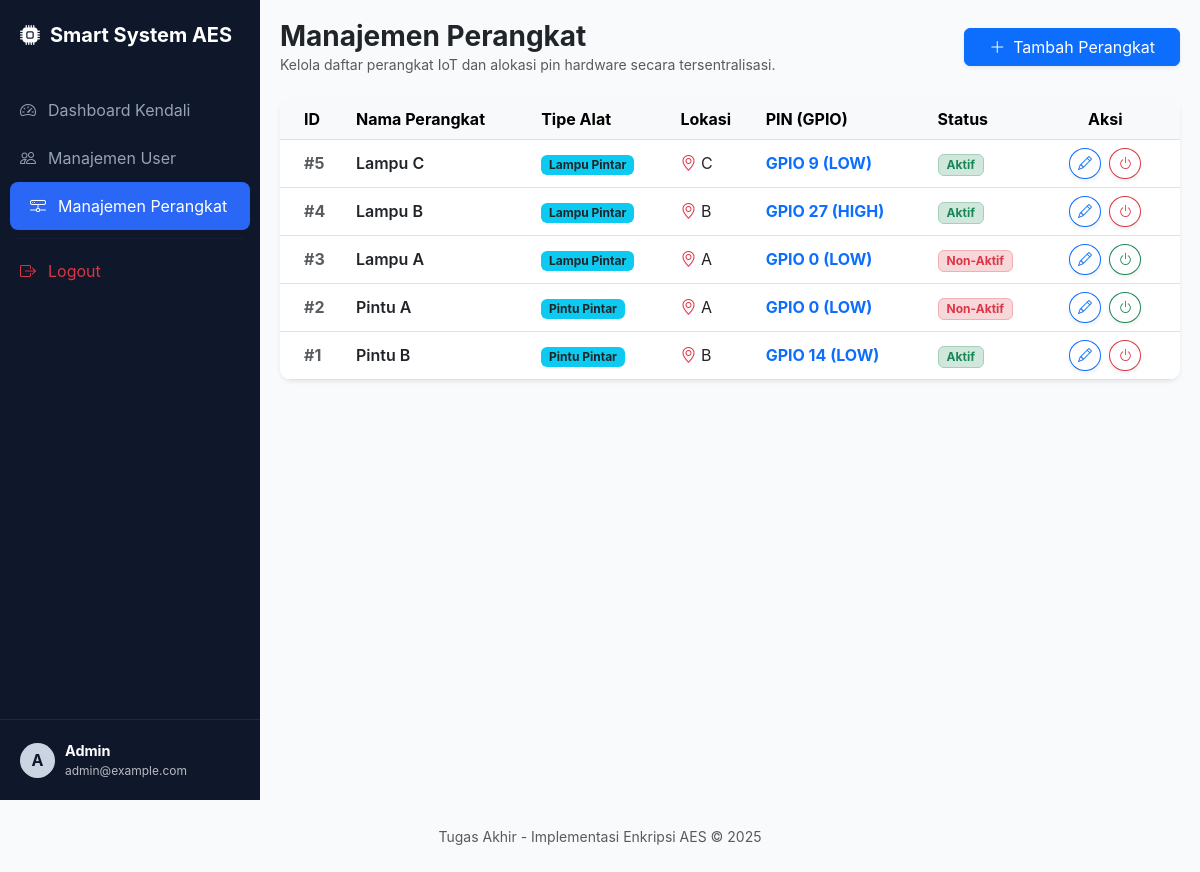
/devices.php (signed in), run on the app's committed database.
### tables this page shows
CREATE TABLE `device` (
  `id_device` int(11) NOT NULL,
  `device_name` varchar(100) NOT NULL,
  `id_type` int(11) NOT NULL,
  `id_board` int(11) DEFAULT 1,
  `location` varchar(100) NOT NULL,
  `pin_gpio` int(11) DEFAULT 0,
  `active_state` int(11) DEFAULT 0,
  `last_state` int(11) DEFAULT 0,
  `status` int(11) NOT NULL,
  `created_at` datetime NOT NULL,
  `updated_at` datetime DEFAULT NULL,
  `created_by` int(11) NOT NULL,
  `updated_by` int(11) DEFAULT NULL
);

CREATE TABLE `device_type` (
  `id_type` int(11) NOT NULL,
  `type_name` varchar(50) NOT NULL,
  `label_on` varchar(50) NOT NULL,
  `label_off` varchar(50) NOT NULL
);

### devices.php (the view, shortened to what this page needs)
<?php
require_once('config/koneksi.php');
include('includes/header.php');
include('includes/sidebar.php');
$sql = "SELECT d.*, dt.type_name FROM device d
        LEFT JOIN device_type dt ON d.id_type = dt.id_type
        ORDER BY d.id_device DESC";
$result = mysqli_query($koneksi, $sql);
$devices = $result ? mysqli_fetch_all($result, MYSQLI_ASSOC) : [];
?>
<div class="main-content">
    <div class="d-flex flex-column flex-md-row justify-content-between align-items-stretch align-items-md-center mb-4 gap-3">
        <div>
            <h3 class="fw-bold m-0">Manajemen Perangkat</h3>
            <p class="text-muted small mb-0">Kelola daftar perangkat IoT dan alokasi pin hardware secara tersentralisasi.</p>
        </div>
        <button class="btn btn-primary px-4 shadow-sm text-nowrap" onclick="loadAddModal()">
            <i class="bi bi-plus-lg me-2"></i>Tambah Perangkat
        </button>
    </div>
    <div class="card card-custom overflow-hidden shadow-sm border-0">
        <div class="table-responsive">
            <table class="table table-hover align-middle mb-0">
                <thead class="table-light">
                    <tr>
                        <th class="ps-4">ID</th>
                        <th>Nama Perangkat</th>
                        <th>Tipe Alat</th>
                        <th>Lokasi</th>
                        <th>PIN (GPIO)</th>
                        <th>Status</th>
                        <th class="text-center pe-4">Aksi</th>
                    </tr>
                </thead>
                <tbody>
                    <?php if(count($devices) > 0): ?>
                        <?php foreach ($devices as $row): ?>
                        <tr>
                            <td class="ps-4 fw-bold text-muted">#<?= $row['id_device'] ?></td>
                            <td class="fw-semibold text-dark"><?= htmlspecialchars($row['device_name']) ?></td>
                            <td><span class="badge bg-info text-dark"><?= htmlspecialchars($row['type_name'] ?? 'Universal') ?></span></td>
                            <td><i class="bi bi-geo-alt text-danger"></i> <?= htmlspecialchars($row['location']) ?></td>
                            <td class="fw-bold text-primary">GPIO <?= $row['pin_gpio'] ?> (<?= $row['active_state'] == 1 ? 'HIGH' : 'LOW' ?>)</td>
                            <td>
                                <?php if($row['status'] == '1'): ?>
                                    <span class="badge bg-success-subtle text-success border border-success-subtle px-2 py-1">Aktif</span>
                                <?php else: ?>
                                    <span class="badge bg-danger-subtle text-danger border border-danger-subtle px-2 py-1">Non-Aktif</span>
                                <?php endif; ?>
                            </td>
                            <td class="text-center pe-4">
                                <button class="btn btn-sm btn-outline-primary rounded-circle shadow-sm" onclick="editDevice(<?= $row['id_device'] ?>)" title="Edit">
                                    <i class="bi bi-pencil"></i>
                                </button>
                                <?php if($row['status'] == '1'): ?>
                                    <button class="btn btn-sm btn-outline-danger rounded-circle shadow-sm ms-1" onclick="changeStatus(<?= $row['id_device'] ?>, 0, '<?= htmlspecialchars($row['device_name'], ENT_QUOTES) ?>')" title="Non-Aktifkan">
                                        <i class="bi bi-power"></i>
                                    </button>
                                <?php else: ?>
                                    <button class="btn btn-sm btn-outline-success rounded-circle shadow-sm ms-1" onclick="changeStatus(<?= $row['id_device'] ?>, 1, '<?= htmlspecialchars($row['device_name'], ENT_QUOTES) ?>')" title="Aktifkan">
                                        <i class="bi bi-power"></i>
                                    </button>
                                <?php endif; ?>
                            </td>
                        </tr>
                        <?php endforeach; ?>
                    <?php else: ?>
                        <tr><td colspan="7" class="text-center text-muted py-4">Belum ada data perangkat.</td></tr>
                    <?php endif; ?>
                </tbody>
            </table>
        </div>
    </div>
</div>
<?php include('includes/footer.php'); ?>

### includes/header.php (shortened to what this page needs)
<!DOCTYPE html>
<html lang="id">
<head>
    <link href="https://cdn.jsdelivr.net/npm/bootstrap@5.3.0/dist/css/bootstrap.min.css" rel="stylesheet">
    <link rel="stylesheet" href="https://cdn.jsdelivr.net/npm/bootstrap-icons@1.11.0/font/bootstrap-icons.css">
    <link rel="stylesheet" href="https://cdn.jsdelivr.net/npm/sweetalert2@11/dist/sweetalert2.min.css">
</head>
<body>

### includes/sidebar.php
<?php $current_page = basename($_SERVER['PHP_SELF'], ".php"); ?>
<div class="sidebar" id="sidebar">
    <div class="sidebar-header">
        <i class="bi bi-cpu-fill"></i> Smart System AES
    </div>
    <nav class="nav flex-column mt-3">
        <a class="nav-link <?= ($current_page == 'dashboard') ? 'active' : ''; ?>" href="dashboard">
            <i class="bi bi-speedometer2"></i> Dashboard Kendali
        </a>
        <?php if (isset($_SESSION['is_admin']) && $_SESSION['is_admin'] == 1) { ?>
            <a class="nav-link <?= ($current_page == 'users') ? 'active' : ''; ?>" href="users">
                <i class="bi bi-people"></i> Manajemen User
            </a>
            <a class="nav-link <?= ($current_page == 'devices') ? 'active' : ''; ?>" href="devices">
                <i class="bi bi-hdd-network"></i> Manajemen Perangkat
            </a>
        <?php } ?>
        <hr class="mx-3 my-2" style="border-color: rgba(255,255,255,0.1)">
        <a class="nav-link text-danger" href="logout" onclick="return confirm('Apakah Anda yakin ingin keluar?')">
            <i class="bi bi-box-arrow-right"></i> Logout
        </a>
    </nav>
    <div class="user-profile-bottom">
        <div class="avatar-circle">
            <?= strtoupper(substr($_SESSION['name'], 0, 1)); ?>
        </div>
        <div class="d-flex flex-column text-white">
            <span class="fw-bold" style="font-size: 0.9rem;"><?= htmlspecialchars($_SESSION['name']); ?></span>
            <span style="font-size: 0.75rem; opacity: 0.7;"><?= htmlspecialchars($_SESSION['email']); ?></span>
        </div>
    </div>
</div>

### includes/footer.php (shortened to what this page needs)
<footer class="mt-auto py-4 text-center text-muted">
        <small>Tugas Akhir - Implementasi Enkripsi AES &copy; 2025</small>
    </footer>
</body>
</html>

### includes/header.php (style rules this page uses)
:root { --sidebar-bg: #0f172a; --sidebar-active: #2b67f6; --bg-light: #f8fafc; }
body { background-color: var(--bg-light); font-family: 'Inter', sans-serif; overflow-x: hidden; }
.sidebar { width: 260px; height: 100vh; position: fixed; background-color: var(--sidebar-bg); color: white; display: flex; flex-direction: column; transition: all 0.3s ease; z-index: 1050; left: 0; }
.sidebar-header { padding: 20px; font-size: 1.25rem; font-weight: bold; display: flex; align-items: center; gap: 10px; }
.nav-link { color: #94a3b8; padding: 12px 20px; display: flex; align-items: center; gap: 12px; text-decoration: none; }
.nav-link.active { color: white; background-color: var(--sidebar-active); border-radius: 8px; margin: 0 10px; }
.main-content { margin-left: 260px; padding: 20px; min-height: 100vh; display: flex; flex-direction: column; transition: all 0.3s ease; }
.user-profile-bottom { margin-top: auto; padding: 20px; border-top: 1px solid #1e293b; display: flex; align-items: center; gap: 10px; }
.avatar-circle { width: 35px; height: 35px; background: #cbd5e1; border-radius: 50%; display: flex; align-items: center; justify-content: center; color: var(--sidebar-bg); font-weight: bold; }
.card-custom { border: none; border-radius: 12px; box-shadow: 0 4px 15px rgba(0,0,0,0.05); background: white; }

### data on the page
device: id_device "5", device_name "Lampu C", id_type.type_name "Lampu Pintar", location "C", pin_gpio "9", active_state "LOW", status "Aktif"
device: id_device "4", device_name "Lampu B", id_type.type_name "Lampu Pintar", location "B", pin_gpio "27", active_state "HIGH", status "Aktif"
device: id_device "3", device_name "Lampu A", id_type.type_name "Lampu Pintar", location "A", pin_gpio "0", active_state "LOW", status "Non-Aktif"
device: id_device "2", device_name "Pintu A", id_type.type_name "Pintu Pintar", location "A", pin_gpio "0", active_state "LOW", status "Non-Aktif"
device: id_device "1", device_name "Pintu B", id_type.type_name "Pintu Pintar", location "B", pin_gpio "14", active_state "LOW", status "Aktif"

### other printed values
substr($_SESSION['name'], 0, 1) "A"
$_SESSION['name'] "Admin"
$_SESSION['email'] "admin@example.com"
